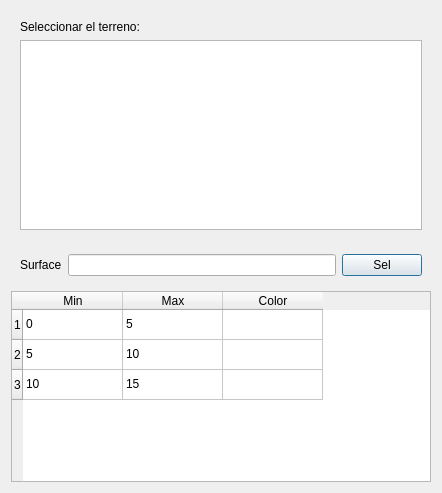
<?xml version="1.0" encoding="UTF-8"?>
<ui version="4.0">
 <class>formSlopeAnalisys</class>
 <widget class="QDialog" name="formSlopeAnalisys">
  <property name="geometry">
   <rect>
    <x>0</x>
    <y>0</y>
    <width>442</width>
    <height>493</height>
   </rect>
  </property>
  <property name="windowTitle">
   <string>Create Surface</string>
  </property>
  <layout class="QVBoxLayout" name="verticalLayout_2">
   <item>
    <widget class="QWidget" name="widget" native="true">
     <layout class="QVBoxLayout" name="verticalLayout">
      <item>
       <widget class="QLabel" name="label">
        <property name="text">
         <string>Seleccionar el terreno:</string>
        </property>
       </widget>
      </item>
      <item>
       <widget class="QListView" name="listView"/>
      </item>
     </layout>
    </widget>
   </item>
   <item>
    <widget class="QWidget" name="widget_2" native="true">
     <layout class="QGridLayout" name="gridLayout">
      <item row="0" column="0">
       <widget class="QLabel" name="label_2">
        <property name="text">
         <string>Surface</string>
        </property>
       </widget>
      </item>
      <item row="0" column="1">
       <widget class="QLineEdit" name="lineEdit"/>
      </item>
      <item row="0" column="2">
       <widget class="QPushButton" name="pushButton">
        <property name="text">
         <string>Sel</string>
        </property>
       </widget>
      </item>
     </layout>
    </widget>
   </item>
   <item>
    <widget class="QTableWidget" name="tableWidget">
     <row>
      <property name="text">
       <string>1</string>
      </property>
     </row>
     <row>
      <property name="text">
       <string>2</string>
      </property>
     </row>
     <row>
      <property name="text">
       <string>3</string>
      </property>
     </row>
     <column>
      <property name="text">
       <string>Min</string>
      </property>
     </column>
     <column>
      <property name="text">
       <string>Max</string>
      </property>
     </column>
     <column>
      <property name="text">
       <string>Color</string>
      </property>
     </column>
     <item row="0" column="0">
      <property name="text">
       <string>0</string>
      </property>
     </item>
     <item row="0" column="1">
      <property name="text">
       <string>5</string>
      </property>
     </item>
     <item row="0" column="2">
      <property name="text">
       <string/>
      </property>
     </item>
     <item row="1" column="0">
      <property name="text">
       <string>5</string>
      </property>
     </item>
     <item row="1" column="1">
      <property name="text">
       <string>10</string>
      </property>
     </item>
     <item row="2" column="0">
      <property name="text">
       <string>10</string>
      </property>
     </item>
     <item row="2" column="1">
      <property name="text">
       <string>15</string>
      </property>
     </item>
    </widget>
   </item>
  </layout>
 </widget>
 <resources/>
 <connections/>
</ui>
